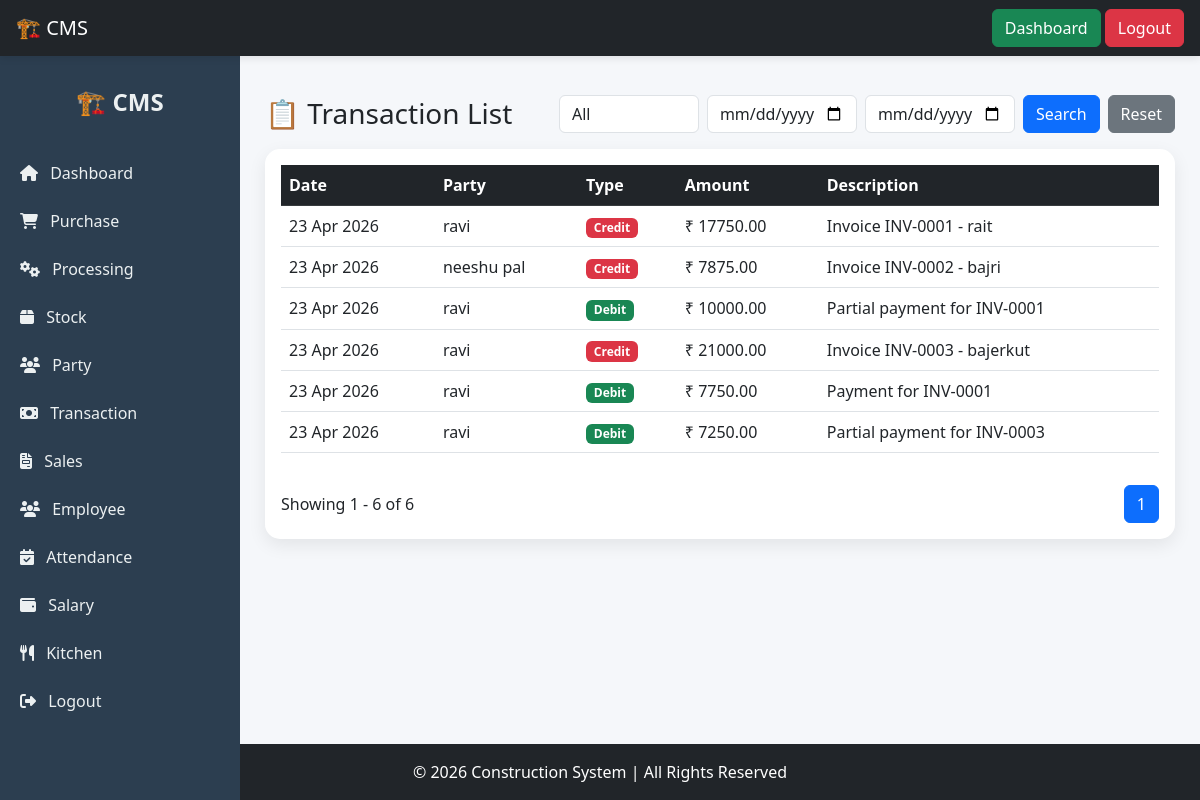
Page /transaction/ (signed in) on the earlier database version.
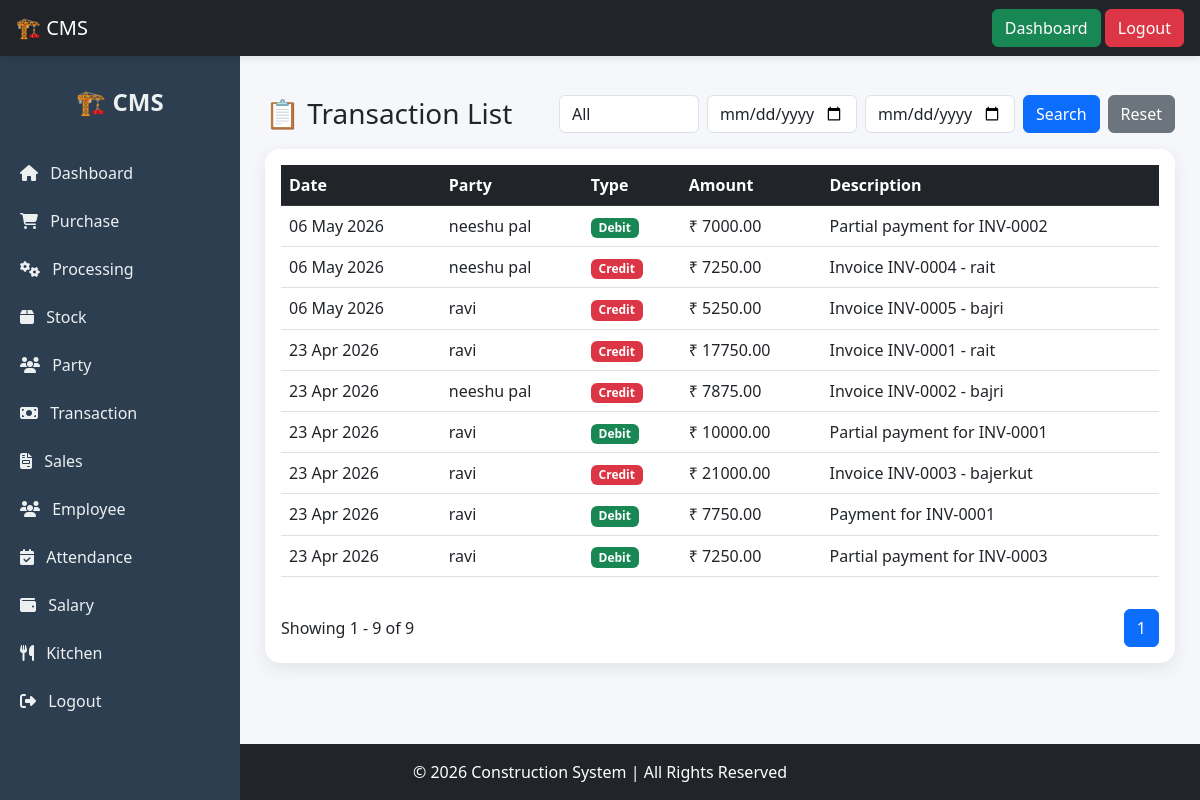
Same page on the later database version.
### mainapp/models.py (models this page shows, shortened)
class Transaction(models.Model):
    TRANSACTION_TYPE = (
        ('credit', 'Credit'),  # paisa lena hai
        ('debit', 'Debit'),    # paisa aa gaya
    )
    party = models.ForeignKey(Party, on_delete=models.CASCADE)
    amount = models.DecimalField(max_digits=12, decimal_places=2)
    type = models.CharField(max_length=10, choices=TRANSACTION_TYPE)
    description = models.CharField(max_length=255, blank=True, null=True)
    sale = models.ForeignKey('Sale', null=True, blank=True, on_delete=models.SET_NULL)
    date = models.DateField(auto_now_add=True)

class Party(models.Model):
    name = models.CharField(max_length=255)
    phone = models.CharField(max_length=15, blank=True, null=True)
    address = models.TextField(blank=True, null=True)
    balance = models.DecimalField(max_digits=12, decimal_places=2, default=0)

### mainapp/views.py (the view)
# urls.py: path('transaction/', transaction_list, name='transaction_list'),
@login_required
def transaction_list(request):
    data = Transaction.objects.select_related('party').order_by('-date')
    filter_type = request.GET.get('filter')
    start_date = request.GET.get('start_date')
    end_date = request.GET.get('end_date')
    today = date.today()
    if filter_type == "1":
        data = data.filter(date__gte=today - timedelta(days=30))
    elif filter_type == "3":
        data = data.filter(date__gte=today - timedelta(days=90))
    elif filter_type == "6":
        data = data.filter(date__gte=today - timedelta(days=180))
    elif filter_type == "12":
        data = data.filter(date__gte=today - timedelta(days=365))
    if start_date and end_date:
        data = data.filter(date__range=[start_date, end_date])
    paginator = Paginator(data, 10)
    page_number = request.GET.get('page')
    page_obj = paginator.get_page(page_number)
    return render(request, 'transaction/transaction_list.html', {
        'data': page_obj,
        'filter_type': filter_type,
        'start_date': start_date,
        'end_date': end_date,
    })

### mainapp/templates/transaction/transaction_list.html (shortened to what this page needs)
{% extends "base2.html" %}
{% block content %}
<div class="d-flex justify-content-between align-items-center mb-3">
    <h3 class="mb-0">📋 Transaction List</h3>
    <form method="GET" class="d-flex gap-2 align-items-center">
        <select name="filter" class="form-control" style="width:140px;">
            <option value="">All</option>
        </select>
        <input type="date" name="start_date" value="{{ start_date }}" class="form-control" style="width:150px;">
        <input type="date" name="end_date" value="{{ end_date }}" class="form-control" style="width:150px;">
        <button class="btn btn-primary">Search</button>
        <a href="/transaction/" class="btn btn-secondary">Reset</a>
    </form>
</div>
<div class="card p-3">
    <div class="table-responsive">
        <table class="table table-hover">
            <thead class="table-dark">
                <tr>
                    <th>Date</th>
                    <th>Party</th>
                    <th>Type</th>
                    <th>Amount</th>
                    <th>Description</th>
                </tr>
            </thead>
            <tbody>
                {% for t in data %}
                <tr>
                    <td>{{ t.date|date:"d M Y" }}</td>
                    <td>{{ t.party.name }}</td>
                    <td>
                        {% if t.type == 'credit' %}
                            <span class="badge bg-danger">Credit</span>
                        {% else %}
                            <span class="badge bg-success">Debit</span>
                        {% endif %}
                    </td>
                    <td>₹ {{ t.amount }}</td>
                    <td>{{ t.description }}</td>
                </tr>
                {% empty %}
                <tr>
                    <td colspan="5" class="text-center">No Data Found</td>
                </tr>
                {% endfor %}
            </tbody>
        </table>
    </div>
    <div class="d-flex justify-content-between align-items-center mt-3">
        <div>
            Showing {{ data.start_index }} - {{ data.end_index }} of {{ data.paginator.count }}
        </div>
        <ul class="pagination mb-0">
            {% for i in data.paginator.page_range %}
                {% if data.number == i %}
                    <li class="page-item active"><span class="page-link">{{ i }}</span></li>
                {% else %}
                    <li class="page-item">
                        <a class="page-link" href="?page={{ i }}&filter={{ filter_type }}&start_date={{ start_date }}&end_date={{ end_date }}">{{ i }}</a>
                    </li>
                {% endif %}
            {% endfor %}
        </ul>
    </div>
</div>
{% endblock %}

### mainapp/templates/base2.html (shortened to what this page needs)
{% extends "base.html" %}
{% block body %}
<div class="sidebar">
    <a href="/"><h4>🏗️ CMS</h4></a>
    <a href="/dashboard"><i class="fas fa-home me-2"></i> Dashboard</a>
    <a href="/purchase_list/"><i class="fas fa-shopping-cart me-2"></i> Purchase</a>
    <a href="/processing/list/"><i class="fas fa-cogs me-2"></i> Processing</a>
    <a href="{% url 'stock' %}"><i class="fas fa-box me-2"></i> Stock</a>
    <a href="/party/list/"><i class="fas fa-users me-2"></i> Party</a>
    <a href="/transaction/"><i class="fas fa-money-bill me-2"></i> Transaction</a>
    <a href="/sales/list/"><i class="fas fa-file-invoice me-2"></i> Sales</a>
    <a href="/employee/list/"><i class="fas fa-users me-2"></i> Employee</a>
    <a href="/attendance/"><i class="fas fa-calendar-check me-2"></i> Attendance</a>
    <a href="{% url 'salary_list' %}"><i class="fas fa-wallet me-2"></i> Salary</a>
    <a href="{% url 'kitchen_expense' %}"><i class="fas fa-utensils me-2"></i> Kitchen</a>
    <a href="{% url 'logout' %}"><i class="fas fa-sign-out-alt me-2"></i> Logout</a>
</div>
<div class="main-content">
    {% block content %}
    {% endblock %}
</div>
{% endblock %}

### mainapp/templates/base.html (shortened to what this page needs)
<!DOCTYPE html>
<html lang="en">
<head>
    <link href="https://cdn.jsdelivr.net/npm/bootstrap@5.3.0/dist/css/bootstrap.min.css" rel="stylesheet">
    <link rel="stylesheet" href="https://cdnjs.cloudflare.com/ajax/libs/font-awesome/6.5.0/css/all.min.css">
</head>
<body>
<nav class="navbar navbar-dark bg-dark px-3 fixed-top">
    <a class="navbar-brand" href="/">🏗️ CMS</a>
    <div>
        {% if user.is_authenticated %}
            <a href="/dashboard/" class="btn btn-success">Dashboard</a>
            <a href="{% url 'logout' %}" class="btn btn-danger">Logout</a>
        {% else %}
            <a href="/signup/" class="btn btn-light">Signup</a>
            <a href="/signup/login/" class="btn btn-light">Login</a>
        {% endif %}
    </div>
</nav>
<div class="main-wrapper">
    {% block body %}
    {% endblock %}
</div>
<footer class="text-white text-center p-3">
    © {% now "Y" %} Construction System | All Rights Reserved
</footer>
</body>
</html>

### mainapp/templates/base.html (style rules this page uses)
html, body { height: 100%; }
body { display: flex; flex-direction: column; }
.main-wrapper { flex: 1; }
.navbar { box-shadow: 0 2px 8px rgba(0,0,0,0.1); }
.card { border-radius: 12px; box-shadow: 0 4px 10px rgba(0,0,0,0.1); transition: 0.3s; }
footer { background: #212529; }

### mainapp/templates/base2.html (style rules this page uses)
body { background: #f5f7fa; }
.sidebar { position: fixed; top: 56px; left: 0; height: calc(100vh - 56px); width: 240px; background: #2c3e50; color: #fff; padding-top: 20px; padding-bottom: 20px; overflow-y: auto; }
.sidebar h4 { font-weight: bold; text-align: center; margin-bottom: 20px; }
.sidebar a { display: block; color: #ecf0f1; padding: 12px 20px; text-decoration: none; transition: 0.3s; }
.main-content { margin-left: 240px; margin-top: 70px; padding: 25px; }
.card { border-radius: 15px; border: none; box-shadow: 0 6px 18px rgba(0,0,0,0.08); transition: 0.3s; }

Differences in the rows shown:
added Transaction: date "06 May 2026", party.name "neeshu pal", type "Debit", amount "7000.00", description "Partial payment for INV-0002"
added Transaction: date "06 May 2026", party.name "neeshu pal", type "Credit", amount "7250.00", description "Invoice INV-0004 - rait"
added Transaction: date "06 May 2026", party.name "ravi", type "Credit", amount "5250.00", description "Invoice INV-0005 - bajri"
Other differences:
{{ data.end_index }}: "6" → "9"
{{ data.paginator.count }}: "6" → "9"
